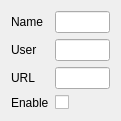
              <widget class="QWidget" name="scrollAreaWidgetContents_Youtube">
               <property name="geometry">
                <rect>
                 <x>0</x>
                 <y>0</y>
                 <width>121</width>
                 <height>118</height>
                </rect>
               </property>
               <layout class="QGridLayout" name="gLayoutYotube3">
                <item row="0" column="3">
                 <widget class="QLineEdit" name="txtYoutubeName"/>
                </item>
                <item row="4" column="0">
                 <widget class="QLabel" name="lblYoutube4">
                  <property name="text">
                   <string>Enable</string>
                  </property>
                  <property name="buddy">
                   <cstring>chkYoutubeEnable</cstring>
                  </property>
                 </widget>
                </item>
                <item row="0" column="0">
                 <widget class="QLabel" name="lblYoutube1">
                  <property name="text">
                   <string>Name</string>
                  </property>
                  <property name="buddy">
                   <cstring>txtYoutubeName</cstring>
                  </property>
                 </widget>
                </item>
                <item row="2" column="0">
                 <widget class="QLabel" name="lblYoutube2">
                  <property name="text">
                   <string>User</string>
                  </property>
                  <property name="buddy">
                   <cstring>txtYoutubeUser</cstring>
                  </property>
                 </widget>
                </item>
                <item row="3" column="0">
                 <widget class="QLabel" name="lblYoutube3">
                  <property name="text">
                   <string>URL</string>
                  </property>
                  <property name="buddy">
                   <cstring>txtYoutubeUrl</cstring>
                  </property>
                 </widget>
                </item>
                <item row="3" column="3">
                 <widget class="QLineEdit" name="txtYoutubeUrl"/>
                </item>
                <item row="2" column="3">
                 <widget class="QLineEdit" name="txtYoutubeUser"/>
                </item>
                <item row="4" column="3">
                 <widget class="QCheckBox" name="chkYoutubeEnable">
                  <property name="text">
                   <string/>
                  </property>
                 </widget>
                </item>
               </layout>
              </widget>
